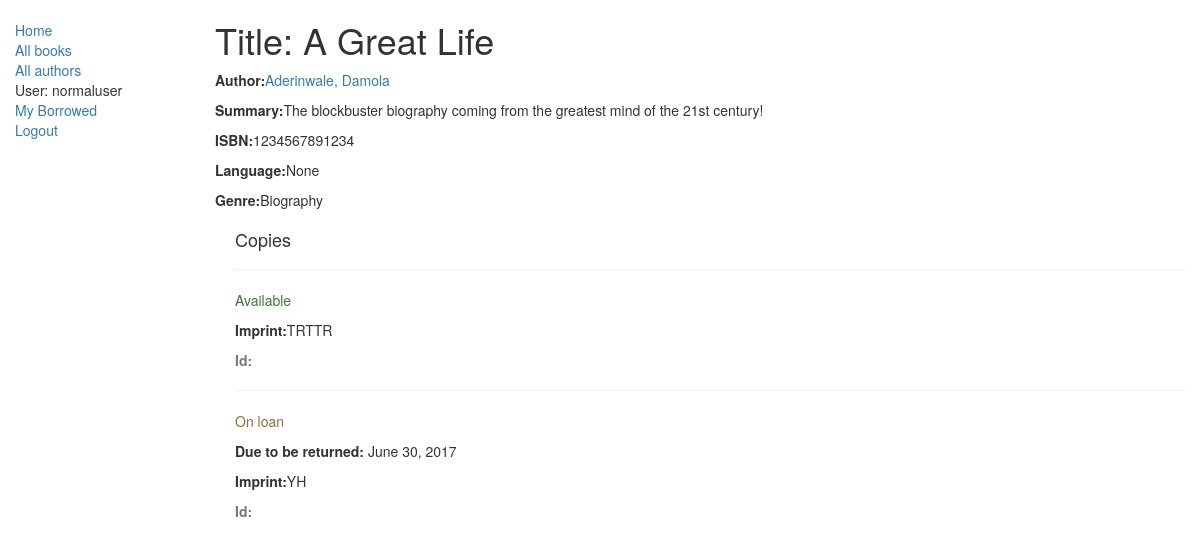
The page /catalog/book/1 (signed in) on the database its author committed.
### catalog/models.py (models this page shows, shortened)
class Book(models.Model):
    title = models.CharField(max_length=200)
    author = models.ForeignKey('Author', on_delete=models.SET_NULL, null=True)
    summary = models.TextField(max_length=1000, help_text='Enter a brief description of the book')
    isbn = models.TextField('ISBN',max_length=13,help_text='13 character')
    genre = models.ManyToManyField(Genre, help_text='Select a genre for this book')
    language = models.ForeignKey('Language', on_delete=models.SET_NULL,null=True)
    def display_genre(self):
        return ','.join([genre.name for genre in self.genre.all()[:3]])
    display_genre.short_description = 'Genre'

class Author(models.Model):
    firstName = models.CharField(max_length=100, verbose_name='First Name')
    lastName = models.CharField(max_length=100, verbose_name='Last Name')
    date_of_birth = models.DateField(null=True, blank=True)
    date_of_death = models.DateField('Died',null=True,blank=True)
    def get_absolute_url(self):
        return reverse('author-detail', args=[str(self.id)])
    def __str__(self):
        return '%s, %s'%(self.lastName, self.firstName)

class Genre(models.Model):
    name = models.CharField(max_length=200, help_text='Enter a book genre (e.g. Science Fiction, French Poetry etc.')
    def __str__(self):
        return self.name

class BookInstance(models.Model):
    id = models.UUIDField(primary_key=True, default=uuid.uuid4, help_text="Unique ID for this particular book across whole library")
    book = models.ForeignKey('Book', on_delete=models.SET_NULL, null=True)
    imprint = models.CharField(max_length=200)
    due_back = models.DateField(null=True, blank=True)
    LOAN_STATUS = (
                ('d', 'Maintenace'),
                ('o', 'On loan'),
                ('a', 'Available'),
                ('r', 'Reserved'),
                   )
    status = models.CharField(max_length=1,choices=LOAN_STATUS,blank=True,default='d',help_text='Book availability')
    borrower = models.ForeignKey(User,on_delete=models.SET_NULL, null=True, blank=True)
    class Meta:
        ordering = ['due_back']
        permissions = (("can_mark_returned","Set book as returned"),)

### catalog/views.py (the view)
# urls.py: url(r'^book/(?P<pk>\d+)$', views.BookDetailView.as_view(), name='book-detail'),
class BookDetailView(LoginRequiredMixin,generic.DetailView):
    model = Book

### catalog/templates/catalog/book_detail.html
{% extends 'base_template.html' %}
{% block content %}
    <h1>Title: {{book.title}}</h1>
    <p><strong>Author:</strong><a href="{{book.author.get_absolute_url}}">{{book.author}}</a> </p>
    <p><strong>Summary:</strong>{{book.summary}}</p>
    <p><strong>ISBN:</strong>{{book.isbn}}</p>
    <p><strong>Language:</strong>{{book.language}}</p>
    <p><strong>Genre:</strong>{% for genre in book.genre.all %}{{genre}}{% if not forloop.last %},{% endif %}{% endfor %}</p>
    <div style="margin-left:20px;margin-top:20px">
        <h4>Copies</h4>
        {% for copy in book.bookinstance_set.all %}
        <hr>
        <p class="{% if copy.status == 'a' %}text-success{% elif copy.status == 'd' %}text-danger{% else %}text-warning{% endif %}">{{copy.get_status_display}}</p>
        {% if copy.status != 'a' %}<p><strong>Due to be returned:</strong> {{copy.due_back}}</p>{% endif %}
        <p><strong>Imprint:</strong>{{copy.imprint}}</p>
        <p class="text-muted"><strong>Id:</strong></p>
        {% endfor %}
    </div>
{% endblock %}

### catalog/templates/base_template.html (shortened to what this page needs)
<!DOCTYPE html>
<html lang="en">
<head>
    <link rel="stylesheet" href="https://maxcdn.bootstrapcdn.com/bootstrap/3.3.7/css/bootstrap.min.css">
  {% load static %}
  <link rel="stylesheet" href="{% static 'css/styles.css' %}">
</head>
<body>
    <div class="container-fluid">
        <div class="row">
            <div class="col-sm-2">
                {% block sidebar %}
                <ul class="sidebar-nav">
                    <li><a href="{% url 'index' %}">Home</a></li>
                    <li><a href="{% url 'books' %}">All books</a></li>
                    <li><a href="{% url 'authors' %}">All authors</a></li>
                    {% if user.is_authenticated %}
                        <li>User: {{user.get_username}}</li>
                        <li><a href="{% url 'my-borrowed' %}">My Borrowed</a></li>
                        <li><a href="{% url 'logout' %}?next={{request.path}}">Logout</a></li>
                    {% else %}
                        <li><a href="{% url 'login'%}?next={{request.path}}">Login</a></li>
                    {% endif %}
                </ul>
                {% endblock %}
            </div>
            <div class="col-sm-10">
                {% block content %}{% endblock %}
            </div>
        </div>
    </div>
</body>
</html>

### catalog/static/css/styles.css (style rules this page uses)
.sidebar-nav { margin-top: 20px; padding: 0; list-style:none; }

### rows shown on the page
Book: title "A Great Life", author "Aderinwale, Damola", summary "The blockbuster biography coming from the greatest mind of the 21st century!", isbn "1234567891234", language "None"
Genre: name "Biography"
BookInstance: status "Available", imprint "TRTTR"
BookInstance: status "On loan", due_back "June 30, 2017", imprint "YH"

### other values the page prints
{{ user.get_username }} "normaluser"
